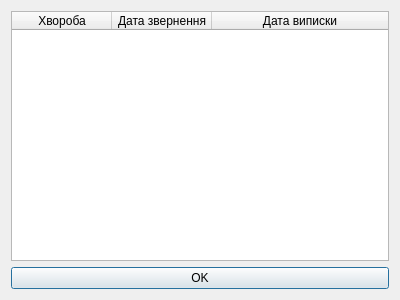
<?xml version="1.0" encoding="UTF-8"?>
<ui version="4.0">
 <class>ListDialog</class>
 <widget class="QDialog" name="ListDialog">
  <property name="windowModality">
   <enum>Qt::ApplicationModal</enum>
  </property>
  <property name="geometry">
   <rect>
    <x>0</x>
    <y>0</y>
    <width>400</width>
    <height>300</height>
   </rect>
  </property>
  <property name="windowTitle">
   <string>Хвороби</string>
  </property>
  <layout class="QGridLayout" name="gridLayout">
   <item row="1" column="0">
    <widget class="QPushButton" name="pushButton">
     <property name="text">
      <string>OK</string>
     </property>
    </widget>
   </item>
   <item row="0" column="0">
    <widget class="QTableWidget" name="tableWidget">
     <property name="editTriggers">
      <set>QAbstractItemView::NoEditTriggers</set>
     </property>
     <property name="alternatingRowColors">
      <bool>false</bool>
     </property>
     <property name="selectionMode">
      <enum>QAbstractItemView::MultiSelection</enum>
     </property>
     <attribute name="horizontalHeaderStretchLastSection">
      <bool>true</bool>
     </attribute>
     <column>
      <property name="text">
       <string>Хвороба</string>
      </property>
     </column>
     <column>
      <property name="text">
       <string>Дата звернення</string>
      </property>
     </column>
     <column>
      <property name="text">
       <string>Дата виписки</string>
      </property>
     </column>
    </widget>
   </item>
  </layout>
 </widget>
 <resources/>
 <connections>
  <connection>
   <sender>pushButton</sender>
   <signal>clicked()</signal>
   <receiver>ListDialog</receiver>
   <slot>accept()</slot>
   <hints>
    <hint type="sourcelabel">
     <x>210</x>
     <y>276</y>
    </hint>
    <hint type="destinationlabel">
     <x>255</x>
     <y>296</y>
    </hint>
   </hints>
  </connection>
 </connections>
</ui>
